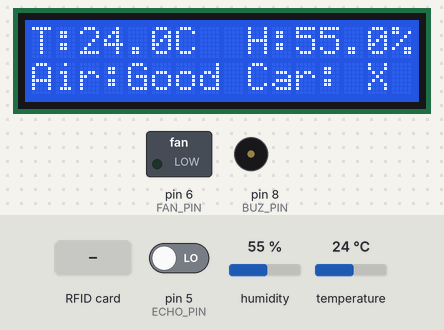
This sketch was run on a simulated Arduino Uno, built with avr-gcc and run on an emulated ATmega328P. Parts: 16×2 character LCD, switched loads named in the sketch (green lamp = pin HIGH), buzzer (waves = sounding). Inputs (shaded band) come from the test bench; at power-on: temperature 24 °C, humidity 55 %, pin 5 (ECHO_PIN) LOW. Pins used as bus, display or sensor lines are not drawn; what the sketch prints to the serial monitor is not drawn.

Above: at 2.7 s.
2.8 s: RFID card 5E 7A 19 C4 held to the reader
At 7.0 s:
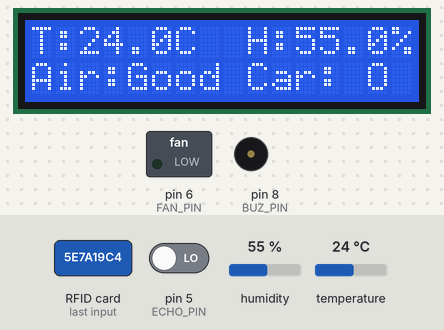
7.8 s: temperature set to 27.3 °C
At 11.6 s:
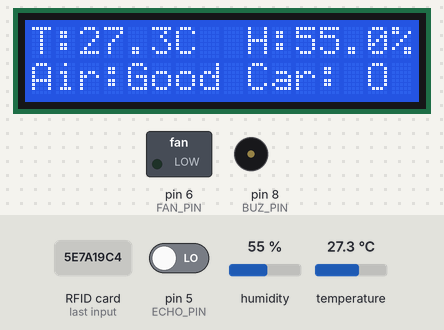
11.9 s: temperature set to 28.9 °C
At 13.8 s:
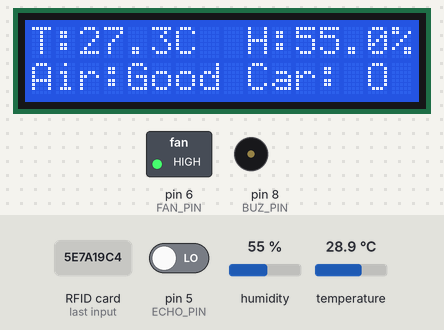
16.1 s: RFID card 5E 7A 19 C4 held to the reader
At 19.5 s:
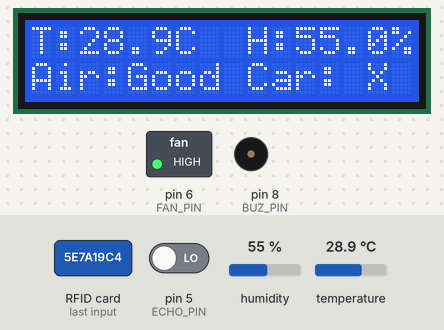
20.2 s: humidity set to 22 %
At 23.3 s:
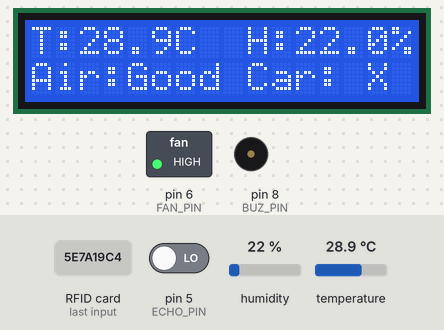
24.3 s: humidity set to 40 %
At 28.2 s:
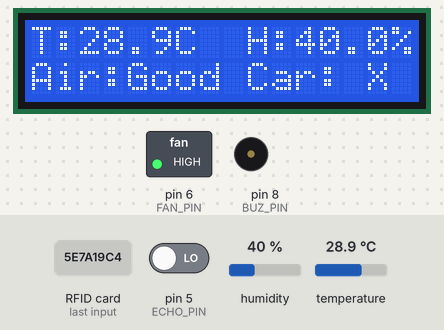
Timing chart, 0 to 29.5 s (numbered marks = the images above; inputs shaded):
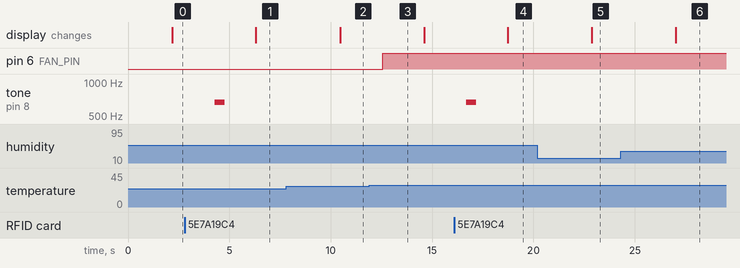

The sketch:

IoT_ArduinoUNO.ino
```cpp
// Arduino I2C
#include <SPI.h>
#include <MFRC522.h>
#include <Wire.h>
// LCD header
#include <LiquidCrystal_I2C.h>
//DHT header
#include <DHT.h>
// #include <SoftwareSerial.h>
// #define RX 3 // nodeMcu softSerial TX(NodeMCU D6) -> arduino 2
// #define TX 2 // nodeMcu softSerial RX(NodeMCU D7) -> arduino 3

#define TRIG_PIN 4    // TRIG 핀 설정. 미세먼지 대체
#define ECHO_PIN 5    // ECHO 핀 설정. 미세먼지 대체
#define FAN_PIN 6     // 선풍기 핀 설정
#define DHT_PIN 7    // 온습도 핀 설정
#define BUZ_PIN 8    // 부저 핀 설정
#define RST_PIN 9    // 리셋 핀 설정
#define SS_PIN 10    // SDA_PIN. spi 통신을 위한 SS(chip select)핀 설정
const int BUZ[3] = {523, 622, 659}; // 부저 음 정의

MFRC522 rfid(SS_PIN, RST_PIN); // 'rfid' 이름으로 클래스 객체 선언
MFRC522::MIFARE_Key key;
//Servo myservo; // 서보 모터 객체 선언 => RaspberryPi3로 옮김
LiquidCrystal_I2C lcd(0x27, 16, 2);  //LCD 객체 선언. 이상하면 0x3F,16,2로 바꾸기
// SoftwareSerial nodeMCUSerial(RX, TX); // (RX, TX) SoftWareSerial 객체 생성
DHT dht(DHT_PIN, DHT22);

float Humidity = 1.0; // 습도 변수
float Temperature = 1.0; // 온도 변수
long Dust = 1;     // 미세먼지 변수. 초음파로 대체
boolean WaterFlag = false; // 물 플래그 변수
boolean RFIDFlag = false; // RFID 플래그 변수
byte *temp; // 1바이트 포인터 선언(메모리 주소)

void setup ( ) {
  Serial.begin(9600);         // 시리얼 모니터용 하드웨어 시리얼 시작
  //nodeMCUSerial.begin(9600);     // 센서 제어용 소프트웨어 시리얼 시작
  SPI.begin();           // SPI 통신 시작
  rfid.PCD_Init();       // RFID(MFRC522) 초기화
  lcd.init(); lcd.backlight(); lcd.clear(); //LCD 초기화

  // ID값 초기화
  for (byte i = 0; i < 6; i++) {
    key.keyByte[i] = 0xFF;
  }
// RFID : MIFARE 타입의 카드키 종류들만 인식됨을 표시
  //Serial.println(F("This code scan the MIFARE Classsic NUID."));
  //Serial.print(F("Using the following key:"));
  //printHex(key.keyByte, MFRC522::MF_KEY_SIZE);

// 핀모드 정의
  pinMode(TRIG_PIN, OUTPUT); // 4 : TRIG핀
  pinMode(ECHO_PIN, INPUT); // 5 : ECHO 핀
  pinMode(FAN_PIN, OUTPUT); // 6 : 선풍기 핀
  //pinMode(DHT_PIN, OUTPUT); // 7 : 온습도 센서
  dht.begin();
  pinMode(BUZ_PIN, OUTPUT); // 8 : 부저
}

void loop ( )  {
 // RFID Part
 // 카드 읽힘이 제대로 되면 토글해줌
    if (rfid.PICC_IsNewCardPresent() || rfid.PICC_ReadCardSerial()){
      RFIDFlag = !RFIDFlag; // RFIDFlag값을 바꿔준다.
      // 차량 출입을 알리는 부저를 울려준다.
      for ( int i = 0; i < 3; i++){
        tone(BUZ_PIN, BUZ[i], 500);
      }
    }

  // DHT Part
  if(!isnan(dht.readTemperature()) && !isnan(dht.readHumidity())){
    Temperature = dht.readTemperature(); // 온도값 읽어줌
    Humidity = dht.readHumidity(); // 습도값 읽어줌
  }
  // FAN Part
  if (Temperature > 28.0){
    digitalWrite(FAN_PIN, HIGH);
  }
  else{
    digitalWrite(FAN_PIN, LOW);
  }
  delay(10);
  // Dust Part. 초음파로 대체
  long duration, distance;
  digitalWrite(TRIG_PIN, LOW);
  delay(10);
  digitalWrite(TRIG_PIN, HIGH);
  delay(980);
  digitalWrite(TRIG_PIN, LOW);
  duration = pulseIn (ECHO_PIN, HIGH); //물체에 반사되어돌아온 초음파의 시간을 변수에 저장
  //34000*초음파가 물체로 부터 반사되어 돌아오는시간 /1000000 / 2(왕복값이아니라 편도값이기때문에 2를 나눠줌)
 //초음파센서의 거리값이 mm로 환산. 여기서는 미세먼지로 치환
  Dust = duration * 17 / 100;
  char Temp[8], Humi[8];

  // 현황 파악
  ///////////////////////////////////////////////////////////////////////////////////////////////////////////////////////
  if (Dust < 400.0){
    Serial.println("AGood");
  }
  else{
    Serial.println("ABad ");
  }
  Serial.print("B"); Serial.println(Temperature);
  Serial.print("C"); Serial.println(Humidity);
  Serial.println("D" + String(RFIDFlag));
/////////////////////////////////////////////////////////////////////////////////////////////////////////////////////////
  dtostrf(Temperature,6, 2, Temp);
  dtostrf(Humidity,6, 2, Humi);
  // 소프트웨어 시리얼 부분. "\n" 으로 구분
  // 1. 차량, 2. 온도, 3. 습도, 4. 미세먼지
  //if(nodeMCUSerial.available() > 0){
    //char buffer = Serial.read();
    //nodeMCUSerial.write(buffer);
    //nodeMCUSerial.write(RFIDFlag + "\n"); // 1. 차량
    //nodeMCUSerial.write(Temp,"\n"); // 2. 온도
    //nodeMCUSerial.write(Humi,"\n"); // 3. 습도
    //nodeMCUSerial.write(Dust + "\n"); // 4. 미세먼지*/
  //}
  // LCD Part. 출력형식
  // T: 온도C, H: 습도%
  // Air : Good/Bad Car : O/X
  lcd.setCursor(0, 0);
  lcd.print("T:");
  lcd.setCursor(2, 0);
  lcd.print(Temperature);
  lcd.setCursor(6, 0);
  lcd.print("C");
  lcd.setCursor(9, 0);
  lcd.print("H:");
  lcd.setCursor(11, 0);
  lcd.print(Humidity);
  lcd.setCursor(15, 0);
  lcd.print("% ");
  lcd.setCursor(0, 1);
  lcd.print("Air:");
  lcd.setCursor(4, 1);
  // Dust Part. 400 이하일 때 좋음
  if(Dust < 400.0)
    lcd.print("Good");
  else
    lcd.print("Bad ");
  lcd.setCursor(9,1);
  lcd.print("Car:");
  lcd.setCursor(13,1);
  if(RFIDFlag){
    lcd.print(" O  ");
  }
  else{
    lcd.print(" X  ");
  }

  // delay(1000);
}


// 16진 값으로 변환 해주는 함수 정의
void printHex(byte *buffer, byte bufferSize) {
  for (byte i = 0; i < bufferSize; i++) {
    Serial.print(buffer[i] < 0x10 ? " 0" : " ");
    Serial.print(buffer[i], HEX);
  }
}

// 10진 값으로 변환 해주는 함수 정의
void printDec(byte *buffer, byte bufferSize) {
  for (byte i = 0; i < bufferSize; i++) {
    Serial.print(buffer[i] < 0x10 ? " 0" : " ");
    Serial.print(buffer[i], DEC);
  }
}
```

Measured:
- the behaviour switches between 28 and 28.1 °C on temperature (found by bisection; images 2 and 3)
- after the input at 2.8 s, tone on pin 8 (BUZ_PIN): silent → 659 Hz after 1.5 s, → silent 0.50 s later; the display: changes after 3.5 s (image 1)
- after the input at 7.8 s, the display: changes after 2.7 s (image 2)
- after the input at 11.9 s, pin 6 (FAN_PIN): LOW → HIGH after 0.67 s
- after the input at 16.1 s, tone on pin 8 (BUZ_PIN): silent → 659 Hz after 0.59 s, → silent 0.50 s later; the display: changes after 2.6 s (image 4)
- after the input at 20.2 s, the display: changes after 2.7 s (image 5)
- after the input at 24.3 s, the display: changes after 2.7 s (image 6)
